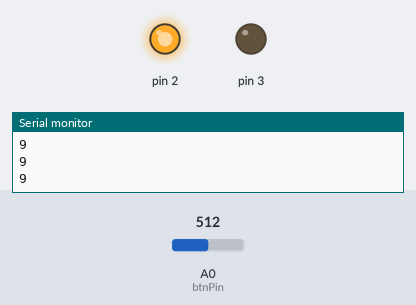
Bench run of a sketch on a simulated Arduino Uno, built with avr-gcc and run on an emulated ATmega328P. On the bench: output pins drawn as LEDs (lit = HIGH), the last lines printed to the serial monitor. Inputs (shaded band) come from the test bench; at power-on: A0 (btnPin) = 512.

Above: at 1.2 s.
1.3 s: A0 (btnPin) set to 214
2.8 s: A0 (btnPin) set to 191
At 3.6 s:
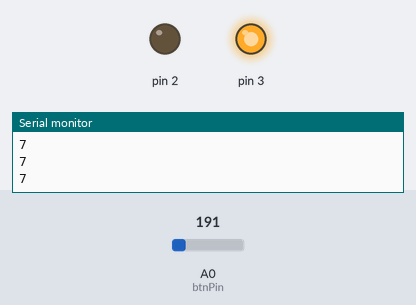
4.3 s: A0 (btnPin) set to 210
At 4.8 s:
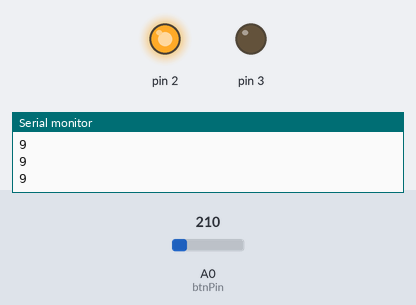
5.8 s: A0 (btnPin) set to 190
At 7.3 s:
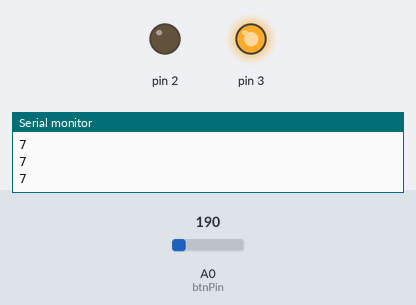
Timing chart, 0 to 8.3 s (numbered marks = the images above; inputs shaded):
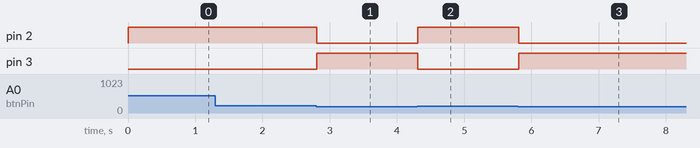

Measured:
- the behaviour switches between 200 and 199 on A0 (btnPin) (found by bisection; images 0 and 1)
- after the input at 2.8 s, pin 2: HIGH → LOW at once; pin 3: LOW → HIGH at once
- after the input at 4.3 s, pin 2: LOW → HIGH at once; pin 3: HIGH → LOW at once
- after the input at 5.8 s, pin 2: HIGH → LOW at once; pin 3: LOW → HIGH at once

The sketch:

sketch_jan05a.ino
```cpp
//Parameters
const int btnPin  = A0;

//Variables
int btnVal  = 0;

void setup(){
//Init Serial USB
Serial.begin(9600);
pinMode(3,OUTPUT);
pinMode(2,OUTPUT);
//Init btn
pinMode(btnPin,INPUT_PULLUP);
digitalWrite(2, HIGH); //Red
digitalWrite(3, LOW); //Green
}

void loop() {
  ////Read pushbutton
  btnVal=analogRead(btnPin);
  if(btnVal<200){
    Serial.println("7");
digitalWrite(2, LOW); //Red
digitalWrite(3, HIGH); //Green
  }else{
    Serial.println("9");
digitalWrite(2, HIGH); //Red
digitalWrite(3, LOW); //Green
  }
  delay(100);
}
```
